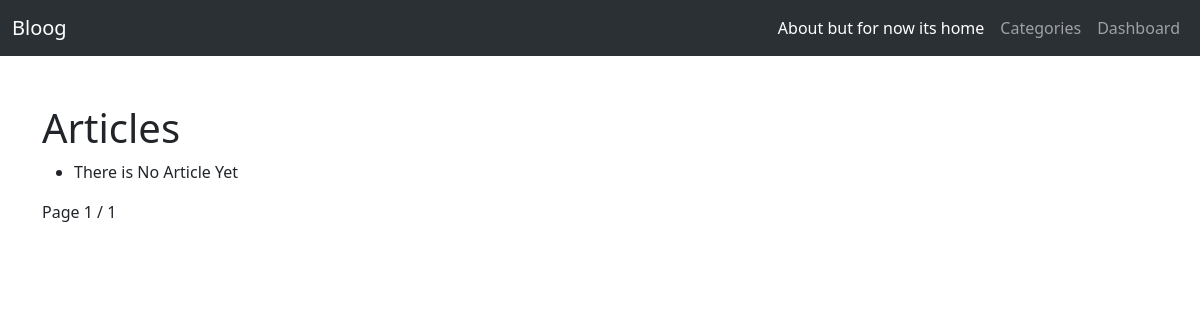
Page /categories/Coding/ on the earlier database version.
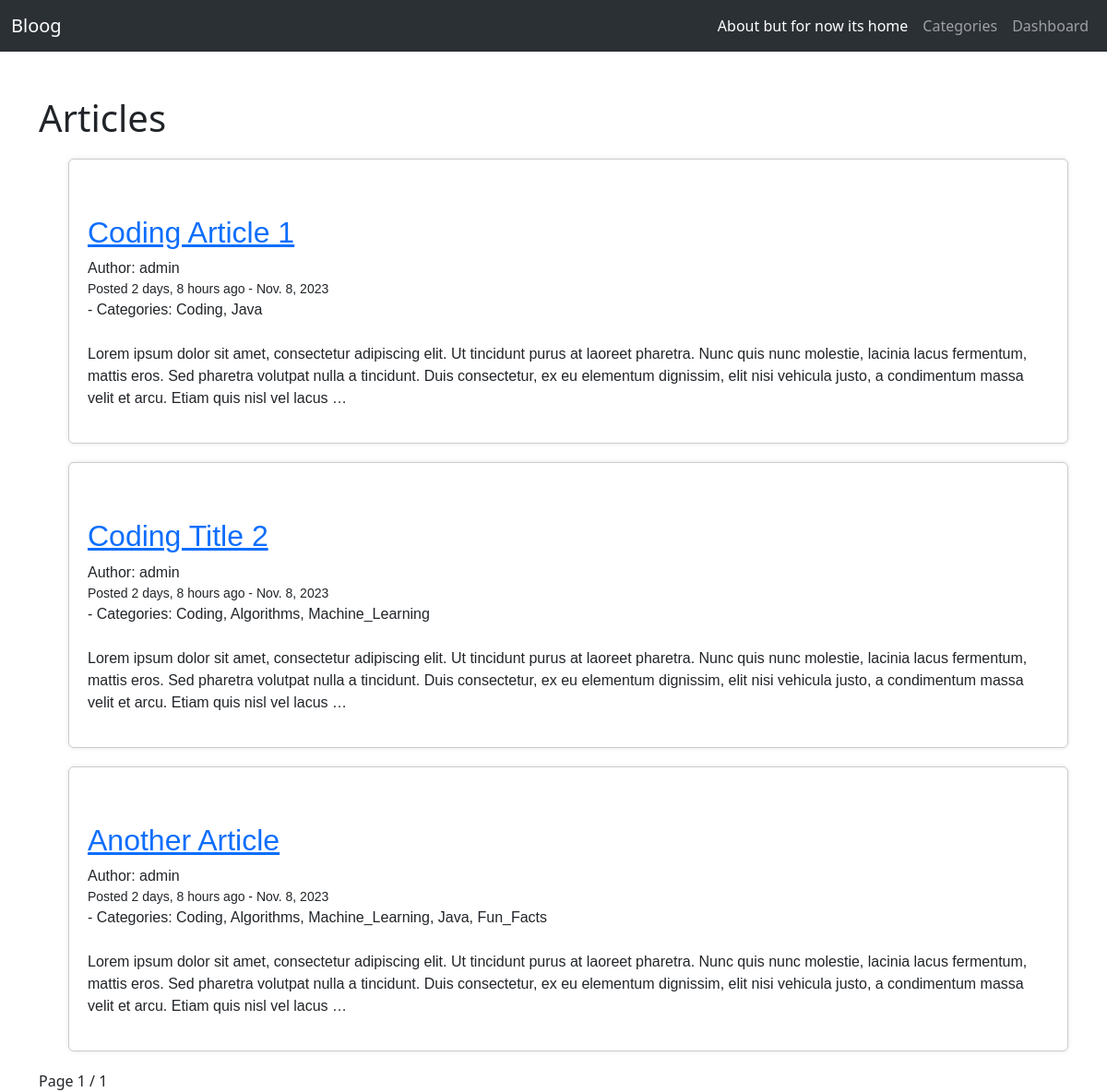
Same page on the later database version.
### blog/models.py (models this page shows, shortened)
class Article(models.Model):
    title = models.CharField(max_length=50)
    author = models.ForeignKey(User, on_delete=models.CASCADE)
    category = models.ManyToManyField(Category)
    created_date = models.DateField()
    content = models.TextField()
    image = models.ImageField(null=True, blank=True, upload_to='images/')
    is_active = models.BooleanField(default=True)

class Category(models.Model):
    name = models.CharField(max_length=50)

### blog/views.py (the view)
# urls.py: path('categories/<str:categories>/', CategoryFilterView, name='categories'),
def CategoryFilterView(request, categories):
    category_query = Article.objects.filter(category__name=categories, is_active=True)
    paginator = Paginator(category_query, 3)
    page_number = request.GET.get('page')
    page = paginator.get_page(page_number)
    context = {'categories': categories.title(), 'category_query': category_query, 'page': page}
    return render(request, 'category_filter.html', context)

### templates/category_filter.html (shortened to what this page needs)
{% extends 'template.html' %}
{% block content %}
    <h1>Articles</h1>
    <ul>
        {% for article in page %}
            <div class="card"
            style="border: 1px solid #ccc;
            padding: 20px; margin: 20px 0;
            font-family: Arial, sans-serif;
            box-shadow: 0 0 5px rgba(0, 0, 0, 0.1);">
                <p>
                    <br>
                <h2><a href="{% url 'article_details' article.pk %}">{{ article.title|title }}</a><br></h2>
                Author: {{ article.author }}
                <small>Posted {{ article.created_date|timesince }} ago - {{ article.created_date }}</small>
                - Categories:
                {% for category in article.category.all %}
                    {{ category.name }}{% if not forloop.last %}, {% endif %}
                {% endfor %}
                <br>
            <br>
                <p>{{ article.content | truncatewords:50 }}</p>
            </div>
        {% empty %}
            <li>There is No Article Yet</li>
        {% endfor %}
    </ul>
    <div class="pagination">
    <span class="step-links">
        <span class="current-page">
            Page {{ page.number }} / {{ page.paginator.num_pages }}
        </span>
    </span>
    </div>
{% endblock %}

Differences in the rows shown:
added Article: title "Coding Article 1", author "admin", created_date "2 days, 8 hours", created_date "Nov. 8, 2023", content "Lorem ipsum dolor sit amet, consectetur adipiscing elit. Ut tincidunt purus at laoreet pharetra. Nunc quis nunc molestie, lacinia lacus fermentum, mattis eros. Sed pharetra volutpat nulla a tincidunt. Duis consectetur, ex eu elementum dignissim, elit nisi vehicula justo, a condimentum massa velit et arcu. Etiam quis nisl vel lacus …"
now on this page (row edited): Category: name "Coding"
added Category: name "Java"
added Article: title "Coding Title 2", author "admin", created_date "2 days, 8 hours", created_date "Nov. 8, 2023", content "Lorem ipsum dolor sit amet, consectetur adipiscing elit. Ut tincidunt purus at laoreet pharetra. Nunc quis nunc molestie, lacinia lacus fermentum, mattis eros. Sed pharetra volutpat nulla a tincidunt. Duis consectetur, ex eu elementum dignissim, elit nisi vehicula justo, a condimentum massa velit et arcu. Etiam quis nisl vel lacus …"
now on this page (row edited): Category: name "Algorithms"
now on this page (row edited): Category: name "Machine_Learning"
added Article: title "Another Article", author "admin", created_date "2 days, 8 hours", created_date "Nov. 8, 2023", content "Lorem ipsum dolor sit amet, consectetur adipiscing elit. Ut tincidunt purus at laoreet pharetra. Nunc quis nunc molestie, lacinia lacus fermentum, mattis eros. Sed pharetra volutpat nulla a tincidunt. Duis consectetur, ex eu elementum dignissim, elit nisi vehicula justo, a condimentum massa velit et arcu. Etiam quis nisl vel lacus …"
added Category: name "Fun_Facts", shown under "Another Article"
Other differences:
text no longer shown: "There is No Article Yet"
